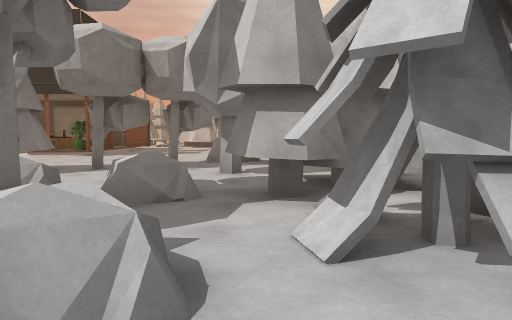
View 1 (above)

13 first-person views from a walk through a scene from a Unity 3-D project. The camera is 1.5 m above the floor, tilts 4° down and sees 70° across. The floor is counted in squares, 2 m on a side. Each view is taken from the middle of a square. On the plan, view 1 faces up. The plan holds only what a view shows up to about 11 squares ahead; the rest is blank. The place goes on beyond the plan. Some animated figures are not drawn. Some surface patterns are stand-ins.

View 2
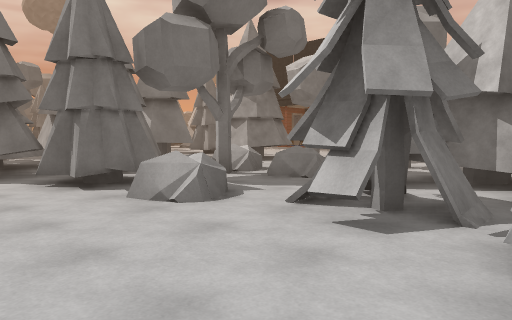

View 3
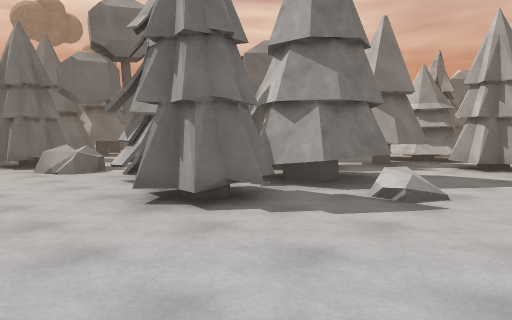

View 4
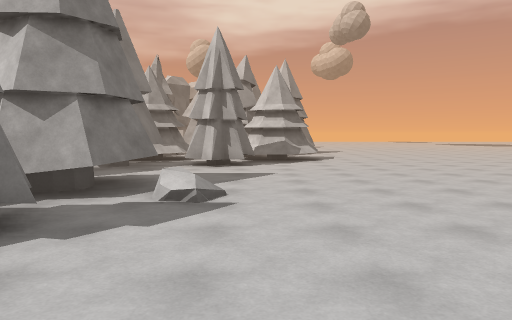

View 5
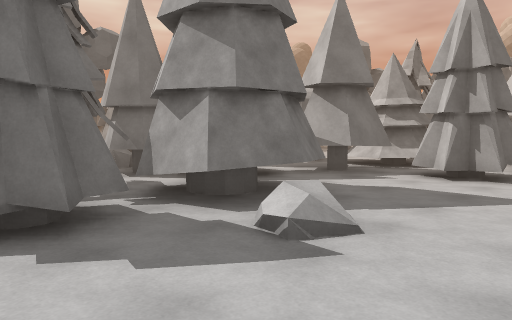

View 6
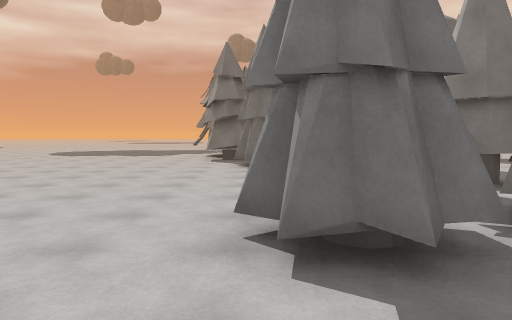

View 7
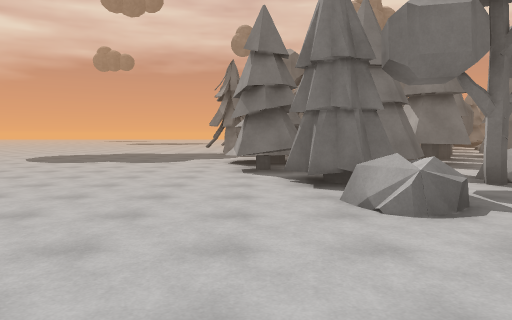

View 8
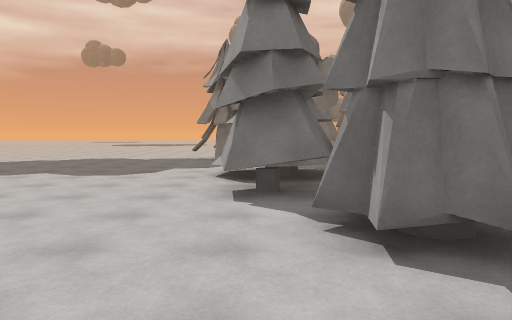

View 9
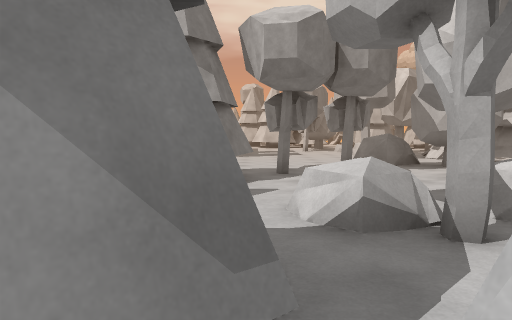

View 10
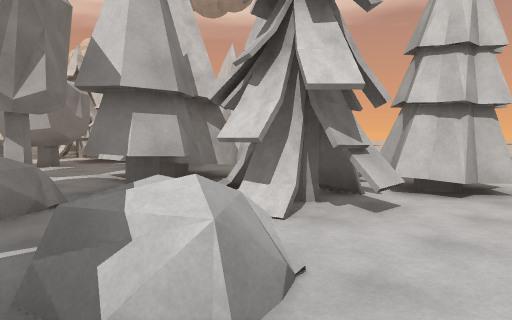

View 11
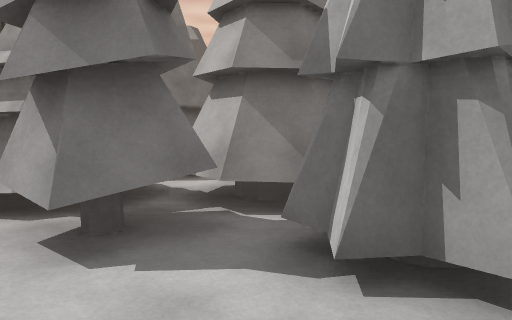

View 12
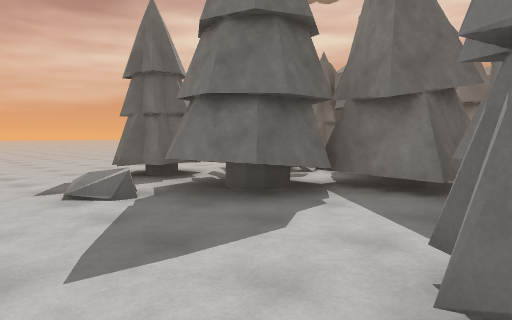

View 13
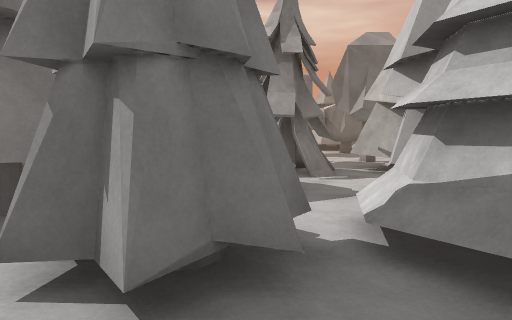

### Floor plan
Key: @ floor where view 1 was taken; # wall or solid block; x gap in a wall; . floor; / step, stairs or slope; = window, fence, low wall or low ledge; ^ raised ledge; T thing the floor can be seen under or through.
Columns run from 11 left of view 1 to 7 right of it. Each row starts with its distance up from view 1.
 14              .##
 13              ##
 12        ...  .##
 11      .....^ .^# #
 10      .... ^########
  9       ...######.##/
  8       ##...## #.#..
  7       ##...####....
  6      .##...##T.....
  5      ##=^x^#TTTT...
  4      ##=^.=#TTTTT..
  3      ###....TTTT...
  2   ####=##.^.T.TT...
  1     ###.##=...TT...
  0     ###....@.......
 -1 #..................

Where each view was taken, in squares from view 1:
view 1: 0 up, 0 right, facing up
view 2: 1 down, 3 right, facing up-left
view 3: 1 down, 7 right, facing up-left
view 4: 1 down, 6 right, facing up
view 5: 1 up, 7 right, facing up-left
view 6: 1 up, 6 right, facing left
view 7: 0 up, 3 right, facing left
view 8: 0 up, 0 right, facing left
view 9: 1 up, 4 left, facing up
view 10: 0 up, 2 left, facing up-right
view 11: 1 down, 2 left, facing up-left
view 12: 8 up, 7 right, facing down-left
view 13: 7 up, 7 right, facing up-left
